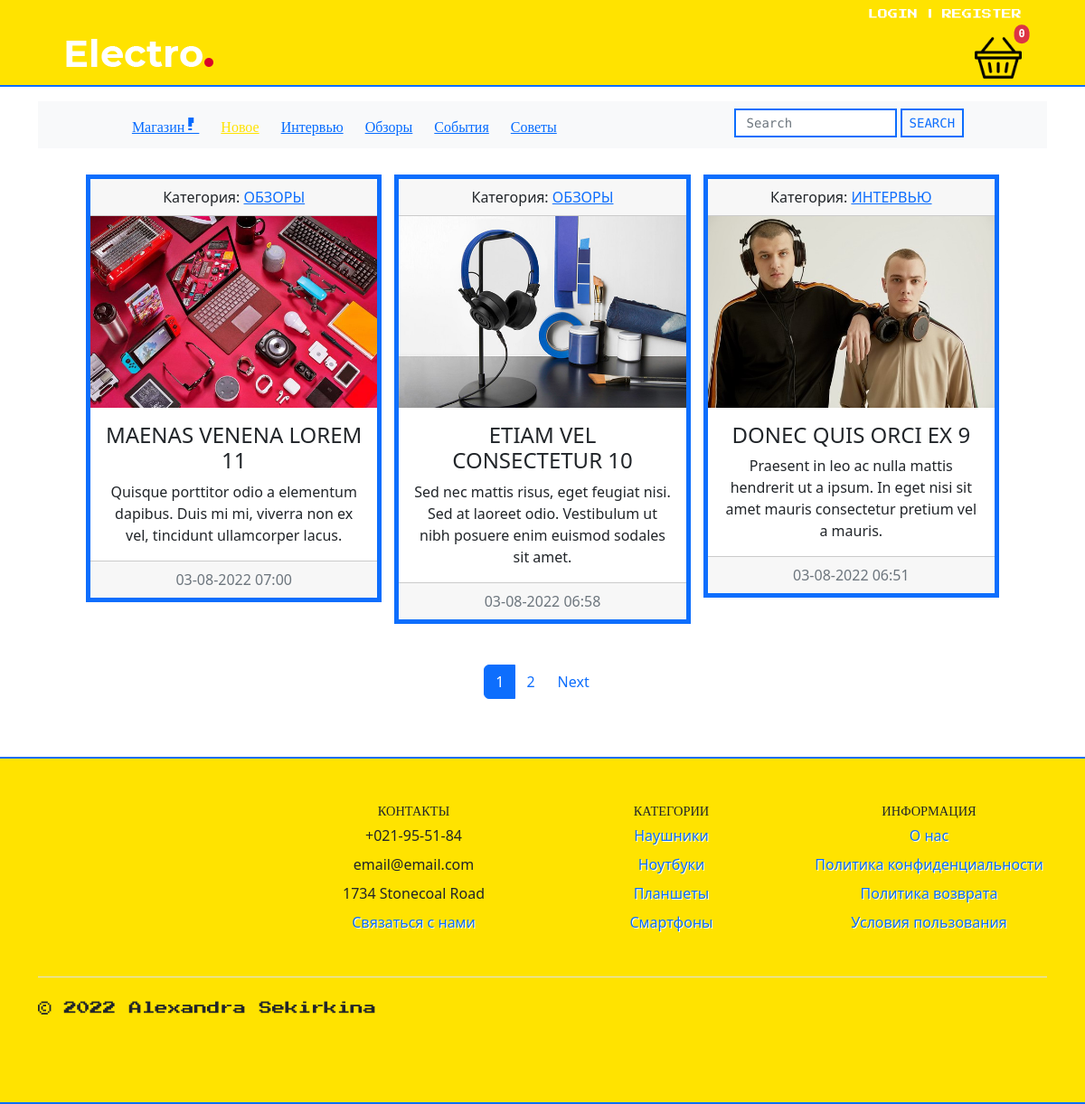
Screenshot of /blog/ with the database file from the repository.
### blog/models.py (models this page shows, shortened)
class Category(Model):
    title = CharField(max_length=100, verbose_name='Название')
    slug = SlugField(max_length=100, verbose_name='Url', db_index=True, unique=True)
    def __str__(self):
        return self.title
    class Meta:
        ordering = ['title']
        verbose_name = 'Категория(ю)'
        verbose_name_plural = 'Категории'
    def get_absolute_url(self):
        return reverse('blog:bycategory', kwargs={'slug': self.slug})

class Post(Model):
    title = CharField(max_length=32, verbose_name='Заголовок')
    content = TextField(verbose_name='Контент', blank=True)
    short_description = CharField(max_length=126, verbose_name='Описание')
    main_photo = ImageField(upload_to=get_post_image_path, verbose_name='Обложка')
    created_at = DateTimeField(auto_now_add=True, verbose_name='Дата создания')
    is_published = BooleanField(default=True)
    views = PositiveIntegerField(default=0, verbose_name='Просмотры')
    category = ForeignKey(Category, on_delete=SET_NULL, verbose_name='Категория', related_name='posts', null=True)
    slug = SlugField(max_length=100, verbose_name='Url', db_index=True, unique=True)
    objects = Manager()
    class Meta:
        ordering = ['-created_at']
        verbose_name = 'Пост'
        verbose_name_plural = 'Посты'
    def get_absolute_url(self):
        return reverse('blog:post', kwargs={'slug': self.slug})

### store/models.py (models this page shows, shortened)
class StoreInfo(models.Model):
    logo = models.ImageField(max_length=250)
    name = models.CharField(max_length=150)
    address = models.CharField(max_length=150)
    phone = models.CharField(max_length=150)
    short_description = models.CharField(max_length=250)
    email = models.EmailField(max_length=150)
    about_us = models.TextField(max_length=2500)
    privacy_policy = models.TextField(max_length=2500)
    orders_and_returns = models.TextField(max_length=2500)
    terms_and_conditions = models.TextField(max_length=2500)
    class Meta:
        verbose_name = 'Информация о магазине'
        verbose_name_plural = 'Информация о магазине'

class Category(models.Model):
    name = models.CharField(max_length=100, db_index=True, verbose_name='Категория')
    slug = models.SlugField(db_index=True, unique=True)
    objects = models.Manager()
    class Meta:
        verbose_name = 'Категория(ю)'
        verbose_name_plural = 'Категории'
    def get_absolute_url(self):
        return reverse('store:bycategory', kwargs={'slug': self.slug})

### blog/views.py (the view)
# urls.py: path('', Posts.as_view(), name='all_posts'),
class Posts(ListView):
    model = Post
    template_name = 'blog/post_list.html'
    context_object_name = 'posts'
    paginate_by = 3
    def get_queryset(self):
        return Post.objects.filter(is_published=True).select_related('category')

### blog/templatetags/blog_tags.py (called while the page is built)
@register.simple_tag()
def get_categories():
    return cache.get_or_set('blog_categories', Category.objects.filter().annotate(cnt=Count
    ('posts', filter=F('posts__is_published'))).filter(cnt__gt=0))

### cart/cart.py (called while the page is built)
    def __len__(self):
        return sum(item['qty'] for item in self.basket.values())

### cart/context_processors.py (called while the page is built)
def basket(request):
    return {'basket': Basket(request)}

### store/templatetags/store_tags.py (called while the page is built)
@register.simple_tag()
def get_categories():
    return cache.get_or_set('store_categories', Category.objects.filter().annotate(cnt=Count
    ('products', filter=F('products__is_available'))).filter(cnt__gt=0))

@register.simple_tag()
def get_store_info():
    return StoreInfo.objects.get(pk=1)

### blog/templates/blog/post_list.html (shortened to what this page needs)
{% extends 'base.html' %}
{% load static %}
{% block navigation %}
{% include 'blog/inc/_navigation.html' %}
{% endblock %}
{% block content %}
<div class="container">
    <div class="row">
        <div class="px-5 pb-3">
            <div class="col-md-12">
                <div class="row row-cols-1 row-cols-md-3 g-1">
                    {% for item in posts %}
                    <div class="col">
                        <div class="POSTS_CARD_WRAP">
                            <div class="card h-100 POSTS_CARD text-center">
                                <div class="card-header">
                                    {% if request.path == item.category.get_absolute_url %}
                                    Категория: <span> {{ item.category |upper }} </span>
                                    {% else %}
                                    Категория:
                                    <a href="{{ item.category.get_absolute_url }}">
                                        {{ item.category |upper }}
                                    </a>
                                    {% endif %}
                                </div>
                                <div>
                                    <a href="{{ item.get_absolute_url }}">
                                        <img src="{{ item.main_photo.url }}" class="POSTS_IMAGE" alt="...">
                                    </a>
                                </div>
                                <div class="card-body">
                                    <div>
                                        <h5 class="card-title POSTS_TITLE">
                                            {{ item.title | upper }}
                                        </h5>
                                    </div>
                                    <p class="card-text">{{ item.short_description }}</p>
                                </div>
                                <div class="card-footer text-muted">
                                    {{ item.created_at |date:"d-m-Y H:i" }}
                                </div>
                            </div>
                        </div>
                    </div>
                    {% endfor %}
                </div>
            </div>
        </div>
    </div>
</div>
{% endblock %}

### blog/templates/blog/inc/_navigation.html
{% load blog_tags %}
<div class="container my-6 NAV">
    <nav class="navbar navbar-expand-lg navbar-light bg-light py-6">
        <div class="row mx-auto">
            {% if request.path == '/store/' %}
            <a class="col TEXT_YEL" href="{% url 'home' %}"> Магазин! </a>
            {% else %}
            <a class="col TEXT_BLU" href="{% url 'home' %}"> Магазин! </a>
            {% endif %}
            {% if request.path == '/blog/' %}
            <a class="col TEXT_YEL" href="{% url 'blog:all_posts' %}">Новое</a>
            {% else %}
            <a class="col TEXT_BLU" href="{% url 'blog:all_posts' %}">Новое</a>
            {% endif %}
            {% get_categories as categories %}
            {% for cat in categories %}
            {% if request.path == cat.get_absolute_url %}
            <a class="col TEXT_YEL" href="{{ cat.get_absolute_url }}">{{ cat.title }}</a>
            {% else %}
            <a class="col TEXT_BLU" href="{{ cat.get_absolute_url }}">{{ cat.title }}</a>
            {% endif %}
            {% endfor %}
        </div>
        <form class="d-flex mb-1 mx-auto" action="{% url 'blog:search' %}" method="get">
            <input class="form-control me-1 SEARCH" type="text" name="search"
                   placeholder="Search">
            <input class="btn btn-outline-primary py-0 px-2 SEARCH_BUTTON"
                   type="submit" value="search">
        </form>
    </nav>
</div>
<br>

### templates/inc/_footer.html
{% load cache %}
{% cache 30 footer %}
{% load store_tags %}
{% get_store_info as store %}
{% get_categories as categories %}
<br>
<br>
<div class="FOOTER">
    <br>
    <div class="container">
        <footer class="py-4">
            <div class="row">
                <div class="col-6 col-md-3 mb-3">
                </div>
                <div class="col-6 col-md-3 mb-3">
                    <h5 class="FOOTER_TITLE">
                        Контакты </h5>
                    <ul class="nav flex-column text-center">
                        <li class="nav-item mb-2"> {{ store.phone }}</li>
                        <li class="nav-item mb-2"> {{ store.email }}</li>
                        <li class="nav-item mb-2"> {{ store.address }}</li>
                        <li class="nav-item mb-2 mx-auto FOOTER_LINKS">
                            <a href="{% url 'contact_form' %}" class="nav-link p-0">
                                Связаться с нами</a>
                        </li>
                    </ul>
                </div>
                <div class="col-6 col-md-3 mb-3">
                    <h5 class="FOOTER_TITLE">
                        Категории</h5>
                    <ul class="nav flex-column">
                        {% for cat in categories %}
                        <li class="nav-item mb-2 mx-auto FOOTER_LINKS">
                            <a href="{{ cat.get_absolute_url }}" class="nav-link p-0">
                                {{ cat.name }}</a></li>
                        {% endfor %}
                    </ul>
                </div>
                <div class="col-6 col-md-3 mb-3">
                    <h5 class="FOOTER_TITLE">
                        Информация</h5>
                    <ul class="nav flex-column">
                        <li class="nav-item mb-2 mx-auto FOOTER_LINKS">
                            <a href="{% url 'store:about' %}" class="nav-link p-0">
                                О нас</a>
                        </li>
                        <li class="nav-item mb-2 mx-auto FOOTER_LINKS">
                            <a href="{% url 'store:ppol' %}" class="nav-link p-0">
                                Политика конфиденциальности</a></li>
                        <li class="nav-item mb-2 mx-auto FOOTER_LINKS">
                            <a href="{% url 'store:ord_ret' %}" class="nav-link p-0">
                                Политика возврата</a>
                        </li>
                        <li class="nav-item mb-2 mx-auto FOOTER_LINKS">
                            <a href="{% url 'store:terms' %}" class="nav-link p-0">
                                Условия пользования</a>
                        </li>
                    </ul>
                </div>
            </div>
            <div class="d-flex flex-column flex-sm-row justify-content-between py-4 my-4 border-top">
                <p class="SIGNATURE">&copy; 2022 Alexandra Sekirkina</p>
                <ul class="list-unstyled d-flex">
                    <li class="ms-3"><a class="link-dark" href="#">
                        <svg class="bi" width="24" height="24">
                            <use xlink:href="#twitter"/>
                        </svg>
                    </a></li>
                    <li class="ms-3"><a class="link-dark" href="#">
                        <svg class="bi" width="24" height="24">
                            <use xlink:href="#instagram"/>
                        </svg>
                    </a></li>
                    <li class="ms-3"><a class="link-dark" href="#">
                        <svg class="bi" width="24" height="24">
                            <use xlink:href="#facebook"/>
                        </svg>
                    </a></li>
                </ul>
            </div>
        </footer>
    </div>
</div>
{% endcache %}

### electro/static/css/style.css (style rules this page uses)
.TEXT_YEL { color: #ffe300 !important; }
.TEXT_BLU { color: #056bff !important; }
.FOOTER { border-top: 2px solid #0d6efd; border-bottom: 2px solid #0d6efd; display: block; background-color: #ffe300; }
.FOOTER_TITLE { text-align: center; text-transform: uppercase; font-family: 'Press Start 2P', cursive; font-size: .9em; }
.FOOTER_LINKS { text-shadow: 1px 1px #fff; }
.SIGNATURE { font-family: 'Press Start 2P', cursive; font-size: .9em; }
.NAV { font-family: 'Press Start 2P', cursive; font-size: 16px; }
.SEARCH { border-radius: 0px; border: 2px solid #0d6efd; width: 180px; height: 32px; font-family: 'Source Code Pro', monospace; font-size: 14px; }
.SEARCH_BUTTON { border: 2px solid; border-radius: 0.3px; font-size: 15px; text-transform: uppercase; vertical-align: bottom; height: 32px; font-family: 'Source Code Pro', monospace; font-size: 14px; text-transform: uppercase; }
.POSTS_CARD { border: 5px solid #0d6efd; border-radius: 0; }
.POSTS_CARD_WRAP { border: 5px solid #fff; border-radius: 0; transition: .2s linear; }
.POSTS_IMAGE { width: 100%; }
.POSTS_TITLE { font-size: 24px; }

### rows the page displays
Category: title "Интервью"
Category: title "Обзоры"
Category: title "События"
Category: title "Советы"
Post: category "ОБЗОРЫ", main_photo (picture), title "MAENAS VENENA LOREM 11", short_description "Quisque porttitor odio a elementum dapibus. Duis mi mi, viverra non ex vel, tincidunt ullamcorper lacus.", created_at "03-08-2022 07:00"
Post: category "ОБЗОРЫ", main_photo (picture), title "ETIAM VEL CONSECTETUR 10", short_description "Sed nec mattis risus, eget feugiat nisi. Sed at laoreet odio. Vestibulum ut nibh posuere enim euismod sodales sit amet.", created_at "03-08-2022 06:58"
Post: category "ИНТЕРВЬЮ", main_photo (picture), title "DONEC QUIS ORCI EX 9", short_description "Praesent in leo ac nulla mattis hendrerit ut a ipsum. In eget nisi sit amet mauris consectetur pretium vel a mauris.", created_at "03-08-2022 06:51"
StoreInfo: phone "+021-95-51-84", email "email@email.com", address "1734 Stonecoal Road"
Category: name "Наушники"
Category: name "Ноутбуки"
Category: name "Планшеты"
Category: name "Смартфоны"

### other values shown
{{ p }} "1"
{{ p }} "2"
